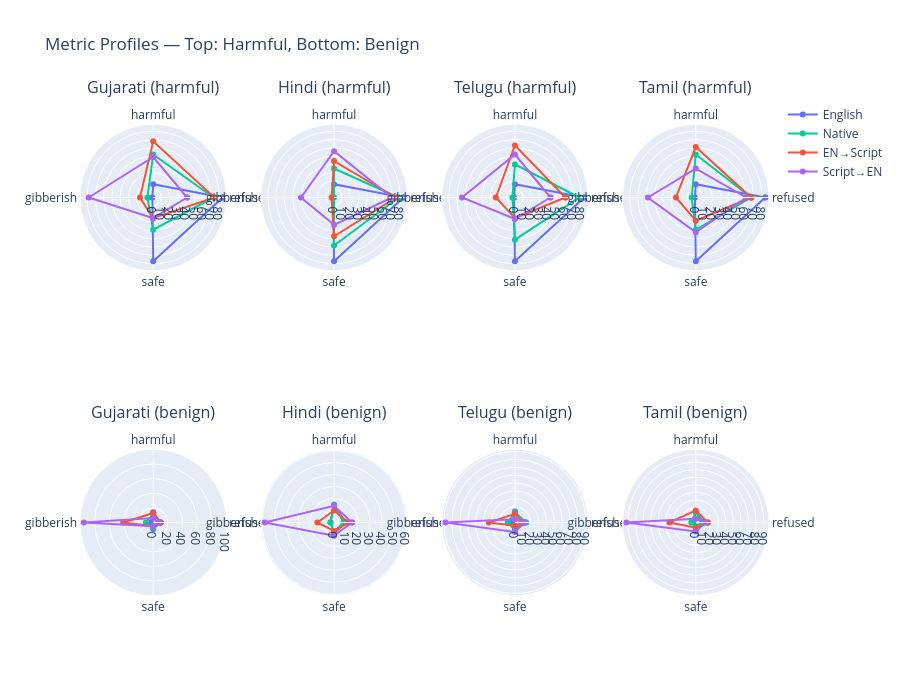

Source (notebook cell):
### Markdown cell above
## 6. Per-Language Radar — Harmful vs Benign

### Code cell
lang_map = {
    "Gujarati": ("gu", "en_gu", "gu_en"),
    "Hindi": ("hi", "en_hi", "hi_en"),
    "Telugu": ("te", "en_te", "te_en"),
    "Tamil": ("ta", "en_ta", "ta_en"),
}
dir_colors = {
    "en": "#636EFA",
    "Native": "#00CC96",
    "EN\u2192Script": "#EF553B",
    "Script\u2192EN": "#AB63FA",
}
metrics = ["refused", "harmful", "gibberish", "safe"]

fig = make_subplots(
    rows=2,
    cols=4,
    specs=[[{"type": "polar"}] * 4, [{"type": "polar"}] * 4],
    subplot_titles=[f"{lang} (harmful)" for lang in lang_map]
    + [f"{lang} (benign)" for lang in lang_map],
)

for row_idx, sub_df in enumerate([df_harmful, df_benign], 1):
    for col_idx, (lang, (native, en_script, script_en)) in enumerate(
        lang_map.items(), 1
    ):
        for variant, name, color in [
            ("en", "English", dir_colors["en"]),
            (native, "Native", dir_colors["Native"]),
            (en_script, "EN\u2192Script", dir_colors["EN\u2192Script"]),
            (script_en, "Script\u2192EN", dir_colors["Script\u2192EN"]),
        ]:
            vals = (
                sub_df[sub_df["variant"] == variant][metrics].mean().mul(100).tolist()
            )
            vals.append(vals[0])
            fig.add_trace(
                go.Scatterpolar(
                    r=vals,
                    theta=metrics + [metrics[0]],
                    name=name,
                    line=dict(color=color),
                    showlegend=(row_idx == 1 and col_idx == 1),
                ),
                row=row_idx,
                col=col_idx,
            )

fig.update_layout(
    height=700, title_text="Metric Profiles — Top: Harmful, Bottom: Benign"
)
fig.show()

### Figure 1 — Plotly figure (JSON) as saved in the notebook; plotly's stock layout.template omitted (floating-point values rounded to 4 significant figures)
{"data": [{"line": {"color": "#636EFA"}, "name": "English", "r": [84, 16, 1, 77, 84], "showlegend": true, "subplot": "polar", "theta": ["refused", "harmful", "gibberish", "safe", "refused"], "type": "scatterpolar"}, {"line": {"color": "#00CC96"}, "name": "Native", "r": [73, 52, 7.0, 39, 73], "showlegend": true, "subplot": "polar", "theta": ["refused", "harmful", "gibberish", "safe", "refused"], "type": "scatterpolar"}, {"line": {"color": "#EF553B"}, "name": "EN→Script", "r": [74, 68, 16, 25, 74], "showlegend": true, "subplot": "polar", "theta": ["refused", "harmful", "gibberish", "safe", "refused"], "type": "scatterpolar"}, {"line": {"color": "#AB63FA"}, "name": "Script→EN", "r": [41, 49, 78, 25, 41], "showlegend": true, "subplot": "polar", "theta": ["refused", "harmful", "gibberish", "safe", "refused"], "type": "scatterpolar"}, {"line": {"color": "#636EFA"}, "name": "English", "r": [84, 16, 1, 77, 84], "showlegend": false, "subplot": "polar2", "theta": ["refused", "harmful", "gibberish", "safe", "refused"], "type": "scatterpolar"}, {"line": {"color": "#00CC96"}, "name": "Native", "r": [78, 35, 0, 58.0, 78], "showlegend": false, "subplot": "polar2", "theta": ["refused", "harmful", "gibberish", "safe", "refused"], "type": "scatterpolar"}, {"line": {"color": "#EF553B"}, "name": "EN→Script", "r": [75, 44, 3, 47, 75], "showlegend": false, "subplot": "polar2", "theta": ["refused", "harmful", "gibberish", "safe", "refused"], "type": "scatterpolar"}, {"line": {"color": "#AB63FA"}, "name": "Script→EN", "r": [70, 56.0, 40, 33, 70], "showlegend": false, "subplot": "polar2", "theta": ["refused", "harmful", "gibberish", "safe", "refused"], "type": "scatterpolar"}, {"line": {"color": "#636EFA"}, "name": "English", "r": [84, 16, 1, 77, 84], "showlegend": false, "subplot": "polar3", "theta": ["refused", "harmful", "gibberish", "safe", "refused"], "type": "scatterpolar"}, {"line": {"color": "#00CC96"}, "name": "Native", "r": [78, 40, 3, 51, 78], "showlegend": false, "subplot": "polar3", "theta": ["refused", "harmful", "gibberish", "safe", "refused"], "type": "scatterpolar"}, {"line": {"color": "#EF553B"}, "name": "EN→Script", "r": [61, 63, 23, 25, 61], "showlegend": false, "subplot": "polar3", "theta": ["refused", "harmful", "gibberish", "safe", "refused"], "type": "scatterpolar"}, {"line": {"color": "#AB63FA"}, "name": "Script→EN", "r": [43, 52, 64, 26, 43], "showlegend": false, "subplot": "polar3", "theta": ["refused", "harmful", "gibberish", "safe", "refused"], "type": "scatterpolar"}, {"line": {"color": "#636EFA"}, "name": "English", "r": [84, 16, 1, 77, 84], "showlegend": false, "subplot": "polar4", "theta": ["refused", "harmful", "gibberish", "safe", "refused"], "type": "scatterpolar"}, {"line": {"color": "#00CC96"}, "name": "Native", "r": [67, 52, 5, 39, 67], "showlegend": false, "subplot": "polar4", "theta": ["refused", "harmful", "gibberish", "safe", "refused"], "type": "scatterpolar"}, {"line": {"color": "#EF553B"}, "name": "EN→Script", "r": [67, 61, 24, 28.0, 67], "showlegend": false, "subplot": "polar4", "theta": ["refused", "harmful", "gibberish", "safe", "refused"], "type": "scatterpolar"}, {"line": {"color": "#AB63FA"}, "name": "Script→EN", "r": [61, 35, 58.0, 42, 61], "showlegend": false, "subplot": "polar4", "theta": ["refused", "harmful", "gibberish", "safe", "refused"], "type": "scatterpolar"}, {"line": {"color": "#636EFA"}, "name": "English", "r": [10, 14.0, 3, 9, 10], "showlegend": false, "subplot": "polar5", "theta": ["refused", "harmful", "gibberish", "safe", "refused"], "type": "scatterpolar"}, {"line": {"color": "#00CC96"}, "name": "Native", "r": [10, 12, 10, 7.0, 10], "showlegend": false, "subplot": "polar5", "theta": ["refused", "harmful", "gibberish", "safe", "refused"], "type": "scatterpolar"}, {"line": {"color": "#EF553B"}, "name": "EN→Script", "r": [10, 13, 41, 5, 10], "showlegend": false, "subplot": "polar5", "theta": ["refused", "harmful", "gibberish", "safe", "refused"], "type": "scatterpolar"}, {"line": {"color": "#AB63FA"}, "name": "Script→EN", "r": [7.0, 6, 95, 5, 7.0], "showlegend": false, "subplot": "polar5", "theta": ["refused", "harmful", "gibberish", "safe", "refused"], "type": "scatterpolar"}, {"line": {"color": "#636EFA"}, "name": "English", "r": [10, 14.0, 3, 9, 10], "showlegend": false, "subplot": "polar6", "theta": ["refused", "harmful", "gibberish", "safe", "refused"], "type": "scatterpolar"}, {"line": {"color": "#00CC96"}, "name": "Native", "r": [8, 15, 3, 8, 8], "showlegend": false, "subplot": "polar6", "theta": ["refused", "harmful", "gibberish", "safe", "refused"], "type": "scatterpolar"}, {"line": {"color": "#EF553B"}, "name": "EN→Script", "r": [12, 10, 14.0, 7.0, 12], "showlegend": false, "subplot": "polar6", "theta": ["refused", "harmful", "gibberish", "safe", "refused"], "type": "scatterpolar"}, {"line": {"color": "#AB63FA"}, "name": "Script→EN", "r": [15, 14.0, 58.0, 11, 15], "showlegend": false, "subplot": "polar6", "theta": ["refused", "harmful", "gibberish", "safe", "refused"], "type": "scatterpolar"}, {"line": {"color": "#636EFA"}, "name": "English", "r": [10, 14.0, 3, 9, 10], "showlegend": false, "subplot": "polar7", "theta": ["refused", "harmful", "gibberish", "safe", "refused"], "type": "scatterpolar"}, {"line": {"color": "#00CC96"}, "name": "Native", "r": [14.0, 13, 9, 10, 14.0], "showlegend": false, "subplot": "polar7", "theta": ["refused", "harmful", "gibberish", "safe", "refused"], "type": "scatterpolar"}, {"line": {"color": "#EF553B"}, "name": "EN→Script", "r": [10, 11, 33, 4, 10], "showlegend": false, "subplot": "polar7", "theta": ["refused", "harmful", "gibberish", "safe", "refused"], "type": "scatterpolar"}, {"line": {"color": "#AB63FA"}, "name": "Script→EN", "r": [12, 4, 88, 12, 12], "showlegend": false, "subplot": "polar7", "theta": ["refused", "harmful", "gibberish", "safe", "refused"], "type": "scatterpolar"}, {"line": {"color": "#636EFA"}, "name": "English", "r": [10, 14.0, 3, 9, 10], "showlegend": false, "subplot": "polar8", "theta": ["refused", "harmful", "gibberish", "safe", "refused"], "type": "scatterpolar"}, {"line": {"color": "#00CC96"}, "name": "Native", "r": [8, 14.0, 6, 5, 8], "showlegend": false, "subplot": "polar8", "theta": ["refused", "harmful", "gibberish", "safe", "refused"], "type": "scatterpolar"}, {"line": {"color": "#EF553B"}, "name": "EN→Script", "r": [16, 16, 35, 7.0, 16], "showlegend": false, "subplot": "polar8", "theta": ["refused", "harmful", "gibberish", "safe", "refused"], "type": "scatterpolar"}, {"line": {"color": "#AB63FA"}, "name": "Script→EN", "r": [13, 5, 92, 12, 13], "showlegend": false, "subplot": "polar8", "theta": ["refused", "harmful", "gibberish", "safe", "refused"], "type": "scatterpolar"}], "layout": {"annotations": [{"font": {"size": 16}, "showarrow": false, "text": "Gujarati (harmful)", "x": 0.1062, "xanchor": "center", "xref": "paper", "y": 1, "yanchor": "bottom", "yref": "paper"}, {"font": {"size": 16}, "showarrow": false, "text": "Hindi (harmful)", "x": 0.3688, "xanchor": "center", "xref": "paper", "y": 1, "yanchor": "bottom", "yref": "paper"}, {"font": {"size": 16}, "showarrow": false, "text": "Telugu (harmful)", "x": 0.6313, "xanchor": "center", "xref": "paper", "y": 1, "yanchor": "bottom", "yref": "paper"}, {"font": {"size": 16}, "showarrow": false, "text": "Tamil (harmful)", "x": 0.8938, "xanchor": "center", "xref": "paper", "y": 1, "yanchor": "bottom", "yref": "paper"}, {"font": {"size": 16}, "showarrow": false, "text": "Gujarati (benign)", "x": 0.1062, "xanchor": "center", "xref": "paper", "y": 0.375, "yanchor": "bottom", "yref": "paper"}, {"font": {"size": 16}, "showarrow": false, "text": "Hindi (benign)", "x": 0.3688, "xanchor": "center", "xref": "paper", "y": 0.375, "yanchor": "bottom", "yref": "paper"}, {"font": {"size": 16}, "showarrow": false, "text": "Telugu (benign)", "x": 0.6313, "xanchor": "center", "xref": "paper", "y": 0.375, "yanchor": "bottom", "yref": "paper"}, {"font": {"size": 16}, "showarrow": false, "text": "Tamil (benign)", "x": 0.8938, "xanchor": "center", "xref": "paper", "y": 0.375, "yanchor": "bottom", "yref": "paper"}], "height": 700, "polar": {"domain": {"x": [0, 0.2125], "y": [0.625, 1]}}, "polar2": {"domain": {"x": [0.2625, 0.475], "y": [0.625, 1]}}, "polar3": {"domain": {"x": [0.525, 0.7375], "y": [0.625, 1]}}, "polar4": {"domain": {"x": [0.7875, 1], "y": [0.625, 1]}}, "polar5": {"domain": {"x": [0, 0.2125], "y": [0, 0.375]}}, "polar6": {"domain": {"x": [0.2625, 0.475], "y": [0, 0.375]}}, "polar7": {"domain": {"x": [0.525, 0.7375], "y": [0, 0.375]}}, "polar8": {"domain": {"x": [0.7875, 1], "y": [0, 0.375]}}, "title": {"text": "Metric Profiles — Top: Harmful, Bottom: Benign"}}}
